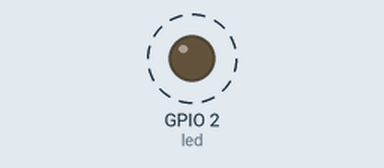
A program run on a simulated ESP32 board running MicroPython. On the bench: output pins drawn as LEDs (lit = HIGH). Dashed ring = blinking.

Above: at 0.02 s.
Timing chart, 0 to 3.0 s (numbered marks = the images above):
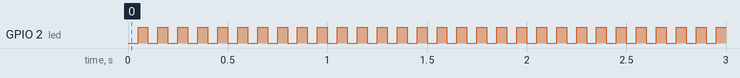

The program:

Hardware_Timer_Interrupt.py
```python
import machine

led = machine.Pin(2, machine.Pin.OUT)

tim0 = machine.Timer(0)

def callback_handle(timer):
    led.value(not led.value())


# tim0.init(period = 2000, mode = machine.Timer.ONE_SHOT, callback= lambda t: led.value(not led.value()))

tim0.init(period = 50, mode = machine.Timer.PERIODIC, callback= callback_handle)
```

Measured:
- by itself, GPIO 2 (led): alternates HIGH for 0.05 s and LOW for 0.05 s
